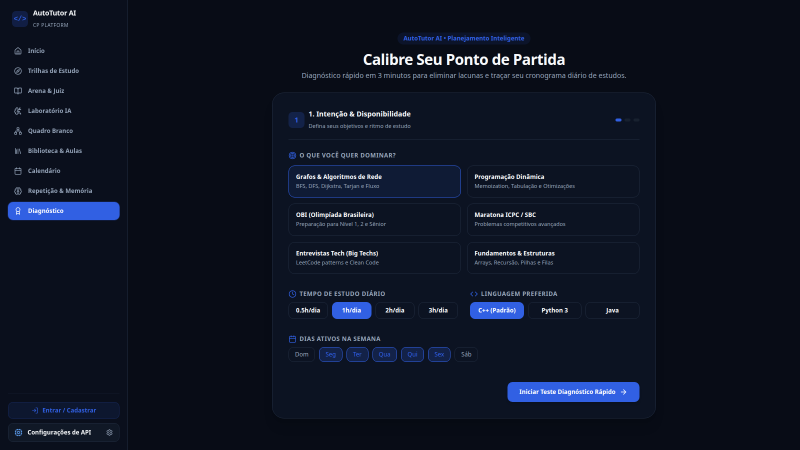
#> input picture slides_apresentacao/assets/onboarding.png, 1600 x 900 px, found by its file name (shown at 1/2 size)
$ python generate_composite_slide5.py
#> lines starting #> are read from the running program, lines starting #| are printed output that depends on the picture
import os
from PIL import Image, ImageDraw, ImageFont

ASSETS_DIR = 'slides_apresentacao/assets'
onb_path = os.path.join(ASSETS_DIR, 'onboarding.png')
cal_path = os.path.join(ASSETS_DIR, 'calendar.png')

W, H = 1600, 900
comp = Image.new('RGB', (W, H), (15, 23, 42))
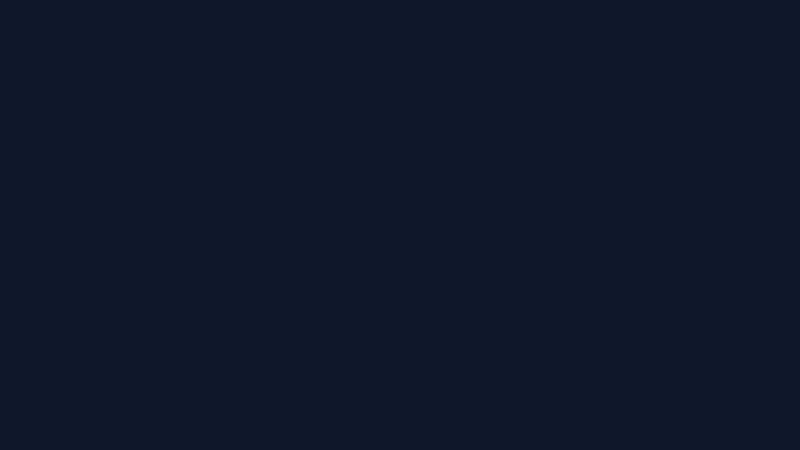
#> comp: PIL image 1600x900 RGB (shown at 1/2 size); mean R, G, B 15, 23, 42
draw = ImageDraw.Draw(comp)

if os.path.exists(onb_path) and os.path.exists(cal_path):
    im_onb = Image.open(onb_path)
#> im_onb is the input picture: PIL image 1600x900 RGB; mean R, G, B 13.7, 19.9, 34.6
    im_cal = Image.open(cal_path)
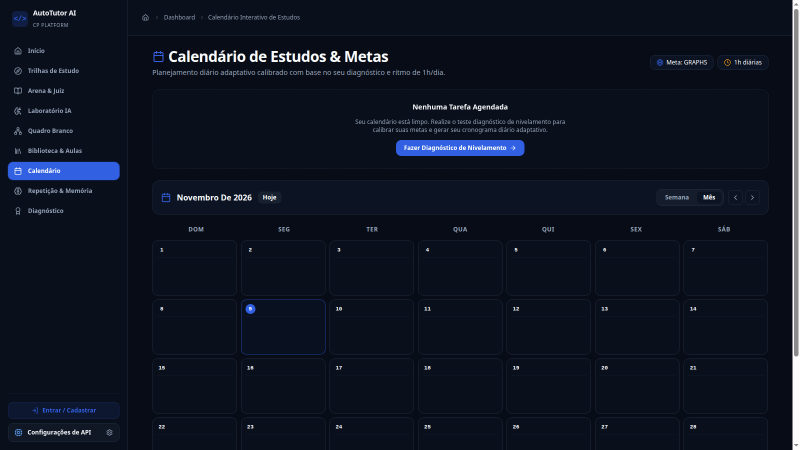
#> input picture slides_apresentacao/assets/calendar.png, 1600 x 900 px, found by its file name (shown at 1/2 size)
#> im_cal is the input picture: PIL image 1600x900 RGB; mean R, G, B 14.5, 20.3, 33.9

    # Redimensiona cada um para caber lado a lado com bordas arredondadas e títulos
    # Largura de cada: 740, Altura: 700
    target_w = 750
    target_h = 700

    # Crop do centro para manter foco nos elementos principais
    im_onb_resized = im_onb.resize((target_w, target_h), Image.Resampling.LANCZOS)
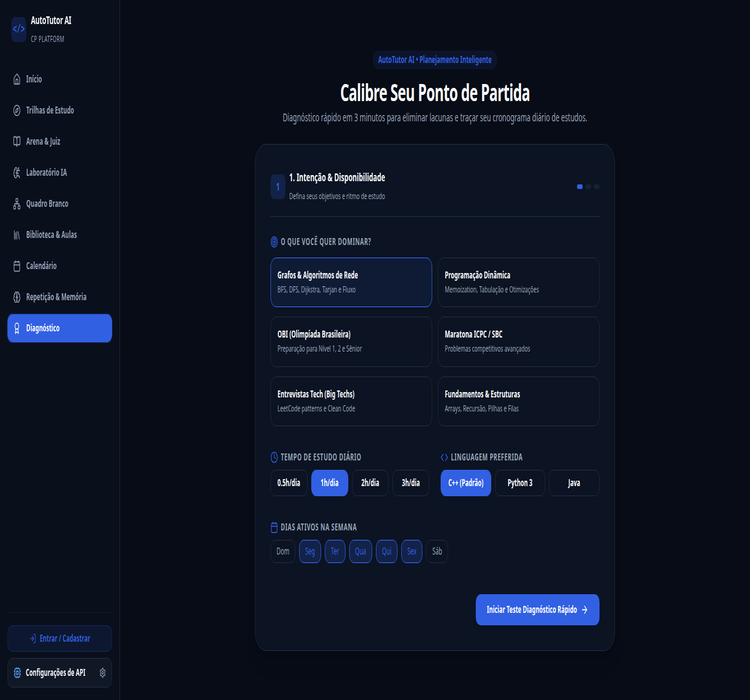
#> im_onb_resized: PIL image 750x700 RGB; mean R, G, B 13.7, 19.9, 34.6
    im_cal_resized = im_cal.resize((target_w, target_h), Image.Resampling.LANCZOS)
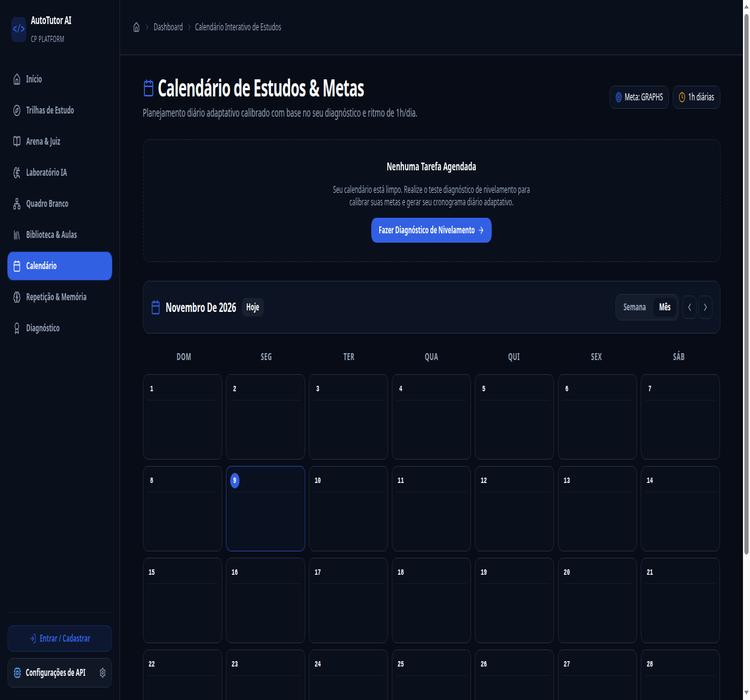
#> im_cal_resized: PIL image 750x700 RGB; mean R, G, B 14.5, 20.2, 33.8

    # Cola lado a lado
    comp.paste(im_onb_resized, (40, 140))
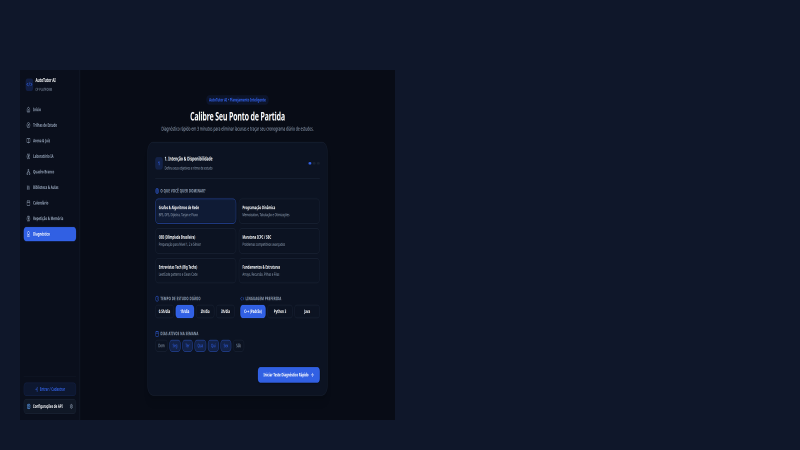
#> comp: PIL image 1600x900 RGB (shown at 1/2 size); mean R, G, B 14.5, 21.9, 39.3
    comp.paste(im_cal_resized, (810, 140))
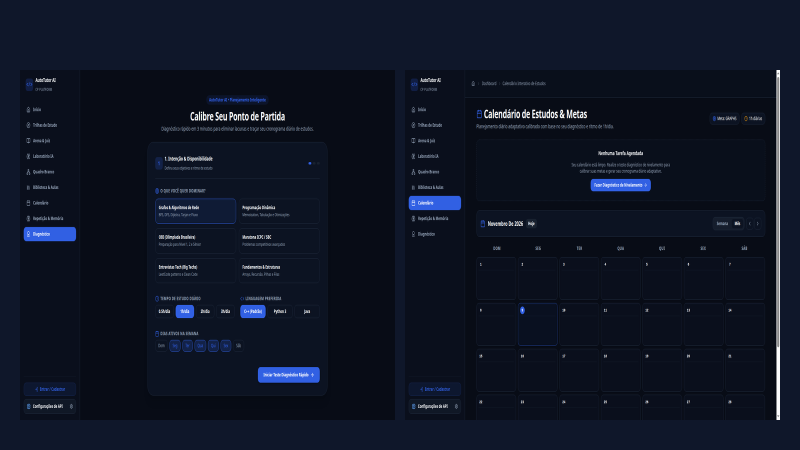
#> comp: PIL image 1600x900 RGB (shown at 1/2 size); mean R, G, B 14.4, 20.9, 36.3

    # Desenha molduras
    draw.rectangle([38, 138, 40 + target_w + 1, 140 + target_h + 1], outline=(56, 189, 248), width=2)
    draw.rectangle([808, 138, 810 + target_w + 1, 140 + target_h + 1], outline=(52, 211, 153), width=2)

    # Títulos dos painéis
    # Fontes
    font_p = ImageFont.load_default()
    try:
        font_h = ImageFont.truetype("/usr/share/fonts/truetype/dejavu/DejaVuSans-Bold.ttf", 26)
        font_sub = ImageFont.truetype("/usr/share/fonts/truetype/dejavu/DejaVuSans.ttf", 16)
        font_badge = ImageFont.truetype("/usr/share/fonts/truetype/dejavu/DejaVuSans-Bold.ttf", 18)
    except:
        font_h = font_sub = font_badge = font_p

    draw.text((40, 45), "Diagnóstico Adaptativo & Calendário Diário de Estudos", fill=(248, 250, 252), font=font_h)
    draw.text((40, 85), "O fluxo contínuo: da detecção de lacunas conceituais ao agendamento de repetição espaçada", fill=(148, 163, 184), font=font_sub)

    # Badges sobre cada tela
    draw.rectangle([50, 150, 420, 190], fill=(15, 23, 42), outline=(56, 189, 248), width=1)
    draw.text((60, 160), "1. Micro-Quiz & Detecção de Lacunas", fill=(56, 189, 248), font=font_badge)

    draw.rectangle([820, 150, 1220, 190], fill=(15, 23, 42), outline=(52, 211, 153), width=1)
    draw.text((830, 160), "2. Trilha & Calendário Espaçado", fill=(52, 211, 153), font=font_badge)

    out_path = os.path.join(ASSETS_DIR, 'composite_slide5_onboarding_calendar.png')
    comp.save(out_path, quality=95)
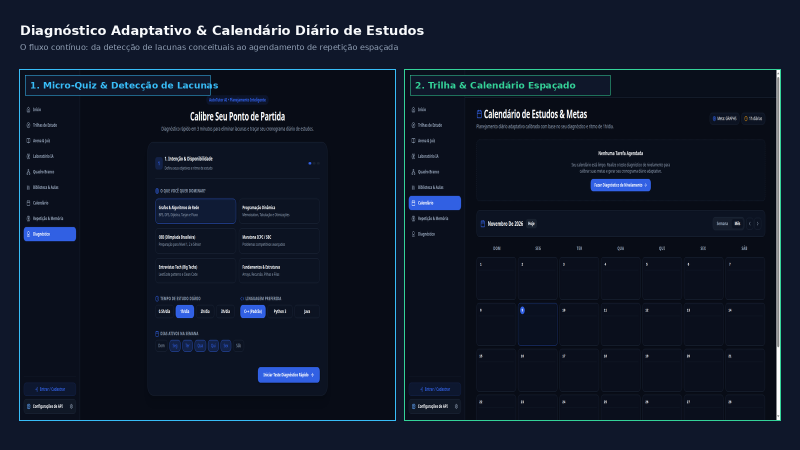
#> saved as composite_slide5_onboarding_calendar.png: PIL image 1600x900 RGB (shown at 1/2 size); mean R, G, B 16.1, 24.3, 39.6
    print(f"Gerado: {out_path}")
